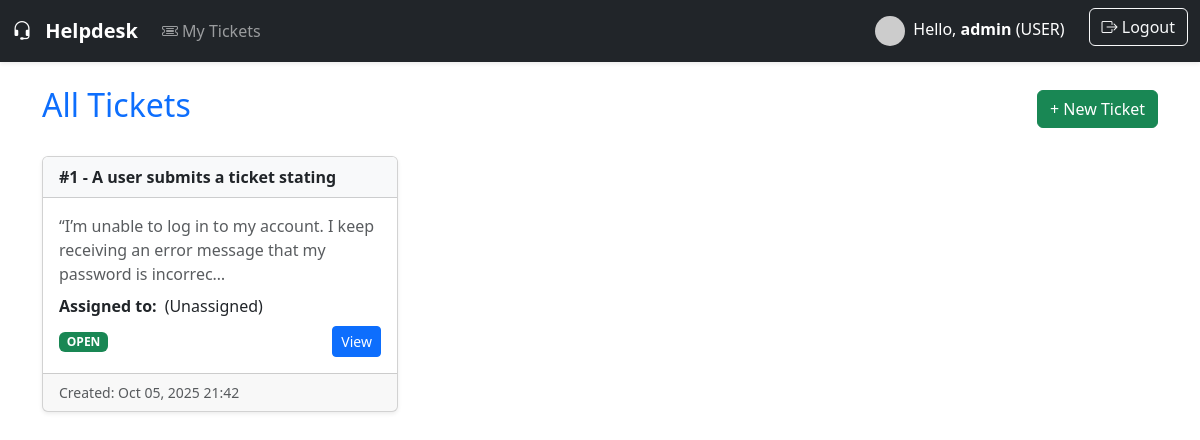
/tickets/ (signed in), run on an earlier commit of the app's database.
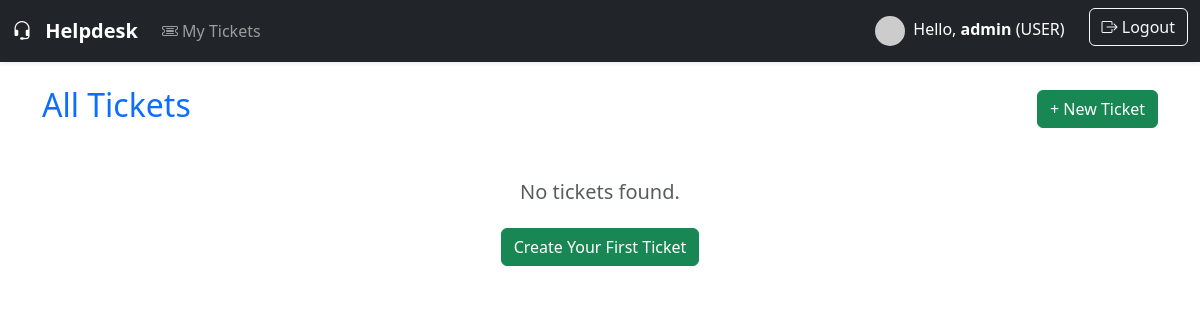
And on a later commit of the database.
### tickets/models.py (models this page shows, shortened)
class CustomUser(AbstractUser):
    ROLE_CHOICES = (
        ('user', 'User'),
        ('agent', 'Agent'),
        ('admin', 'Admin'),
    )
    role = models.CharField(max_length=10, choices=ROLE_CHOICES, default='user')
    def get_avatar_url(self):
        return f"https://api.dicebear.com/9.x/bottts/svg?seed={self.username}&size=80&backgroundColor=b6e3f4"
    groups = models.ManyToManyField(
        'auth.Group',
        related_name='customuser_set',
        blank=True,
        help_text='The groups this user belongs to.',
        verbose_name='groups'
    )
    user_permissions = models.ManyToManyField(
        'auth.Permission',
        related_name='customuser_set',
        blank=True,
        help_text='Specific permissions for this user.',
        verbose_name='user permissions'
    )

class Ticket(models.Model):
    STATUS_CHOICES = (
        ('open', 'Open'),
        ('in_progress', 'In Progress'),
        ('closed', 'Closed'),
    )
    title = models.CharField(max_length=255)
    description = models.TextField()
    created_by = models.ForeignKey(CustomUser, related_name='tickets_created', on_delete=models.CASCADE)
    assigned_to = models.ForeignKey(CustomUser, related_name='tickets_assigned', on_delete=models.SET_NULL, null=True, blank=True)
    status = models.CharField(max_length=20, choices=STATUS_CHOICES, default='open')
    sla_deadline = models.DateTimeField()
    is_breached = models.BooleanField(default=False)
    created_at = models.DateTimeField(auto_now_add=True)
    updated_at = models.DateTimeField(auto_now=True)

### tickets/views.py (the view)
# urls.py: path('', views.tickets_list, name='tickets_list'),
@login_required
def tickets_list(request):
    if request.user.role == 'user':
        tickets = Ticket.objects.filter(created_by=request.user).order_by('-created_at')
    else:
        tickets = Ticket.objects.all().select_related('created_by', 'assigned_to').order_by('-created_at')
    return render(request, 'tickets_list.html', {'tickets': tickets})

### templates/tickets_list.html (shortened to what this page needs)
{% extends "base.html" %}
{% block content %}
<div class="d-flex justify-content-between align-items-center mb-4">
    <h2 class="text-primary">All Tickets</h2>
    <a href="{% url 'ticket_new' %}" class="btn btn-success">+ New Ticket</a>
</div>
{% if tickets %}
<div class="row g-4">
    {% for ticket in tickets %}
    <div class="col-md-6 col-lg-4">
        <div class="card shadow-sm h-100">
            <div class="card-header bg-light">
                <a href="{% url 'ticket_detail' ticket.id %}" class="text-decoration-none fw-semibold text-dark">
                    #{{ ticket.id }} - {{ ticket.title|truncatechars:50 }}
                </a>
            </div>
            <div class="card-body d-flex flex-column">
                <p class="card-text text-muted mb-2">{{ ticket.description|truncatechars:100 }}</p>
                <div class="d-flex align-items-center mb-2">
                    <strong>Assigned to:</strong>
                    {% if ticket.assigned_to %}
                        <img src="{{ ticket.assigned_to.get_avatar_url }}" class="rounded-circle ms-2 me-1" width="24" height="24" alt="{{ ticket.assigned_to.username }} avatar">
                        <span>{{ ticket.assigned_to.username }}</span>
                    {% else %}
                        <span class="ms-2">(Unassigned)</span>
                    {% endif %}
                </div>
                <div class="mt-auto d-flex justify-content-between align-items-center">
                    <span class="badge
                        {% if ticket.status == 'open' %}bg-success
                        {% elif ticket.status == 'in_progress' %}bg-info text-dark
                        {% elif ticket.status == 'closed' %}bg-secondary
                        {% else %}bg-warning text-dark{% endif %}">
                        {{ ticket.status|upper }}
                    </span>
                    <a href="{% url 'ticket_detail' ticket.id %}" class="btn btn-primary btn-sm">View</a>
                </div>
            </div>
            <div class="card-footer text-muted small">
                Created: {{ ticket.created_at|date:"M d, Y H:i" }}
            </div>
        </div>
    </div>
    {% endfor %}
</div>
{% else %}
<div class="text-center mt-5">
    <h5 class="text-muted">No tickets found.</h5>
    <a href="{% url 'ticket_new' %}" class="btn btn-success mt-3">Create Your First Ticket</a>
</div>
{% endif %}
{% endblock %}

### templates/base.html (shortened to what this page needs)
{% load static %}
<!DOCTYPE html>
<html lang="en">
<head>
    <link href="https://cdn.jsdelivr.net/npm/bootstrap@5.3.3/dist/css/bootstrap.min.css" rel="stylesheet">
    <link rel="stylesheet" href="https://cdn.jsdelivr.net/npm/bootstrap-icons@1.11.3/font/bootstrap-icons.css">
</head>
<body>
    <nav class="navbar navbar-expand-lg navbar-dark bg-dark shadow-sm">
        <div class="container-fluid">
            <a class="navbar-brand fw-bold" href="{% url 'tickets_list' %}">
                <i class="bi bi-headset me-2"></i>  Helpdesk
            </a>
            <div class="collapse navbar-collapse" id="navbarNav">
                <ul class="navbar-nav me-auto mb-2 mb-lg-0">
                    {% if user.is_authenticated %}
                        <li class="nav-item">
                            <a class="nav-link" href="{% url 'tickets_list' %}">
                                <i class="bi bi-ticket-detailed"></i> My Tickets
                            </a>
                        </li>
                    {% endif %}
                </ul>
                <ul class="navbar-nav">
                    {% if user.is_authenticated %}
                        <li class="nav-item d-flex align-items-center me-3">
                            <span class="navbar-text text-white me-2">
                                <img src="{{ user.get_avatar_url }}" class="rounded-circle me-1" width="30" height="30" alt="User Avatar">
                                Hello, <b>{{ user.username }}</b> ({{ user.role|upper }})
                            </span>
                        </li>
                        <li class="nav-item">
                            <a class="btn btn-outline-light" href="{% url 'custom_logout' %}">
                                <i class="bi bi-box-arrow-right"></i> Logout
                            </a>
                        </li>
                    {% endif %}
                </ul>
            </div>
        </div>
    </nav>
    <div class="container mt-4 mb-5">
        {% block content %}{% endblock %}
    </div>
</body>
</html>

What changed in the data, as far as the page shows it:
removed Ticket: id "1", title "A user submits a ticket stating", description "“I’m unable to log in to my account. I keep receiving an error message that my password is incorrec…", shows "(Unassigned)", status "OPEN", created_at "Oct 05, 2025 21:42"
Also different on the page:
text now shown: "No tickets found. Create Your First Ticket"
